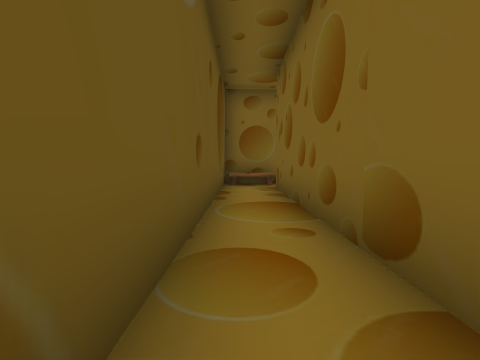
View 1 (above)

12 first-person views from a walk through a scene from a Unity 3-D project. The camera is 1.4 m above the floor, tilts 4° down and sees 85° across. The floor is counted in squares, 2 m on a side. Each view is taken from the middle of a square. On the plan, view 1 faces up. The plan holds only what a view shows up to about 9 squares ahead; the rest is blank. The player is left out.

View 2
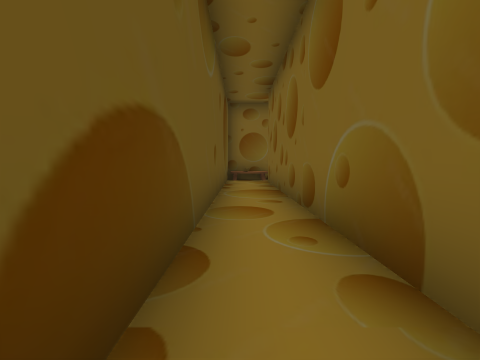

View 3
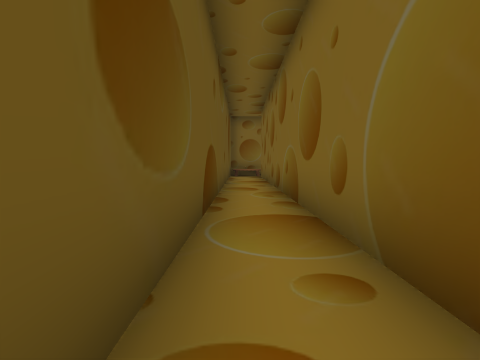

View 4
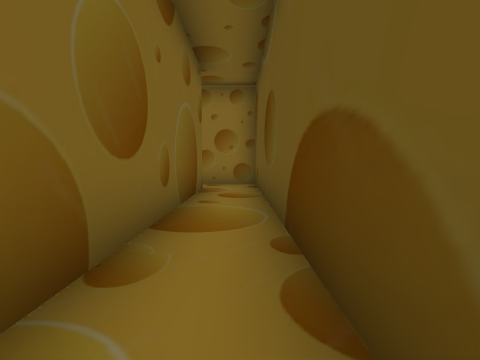

View 5
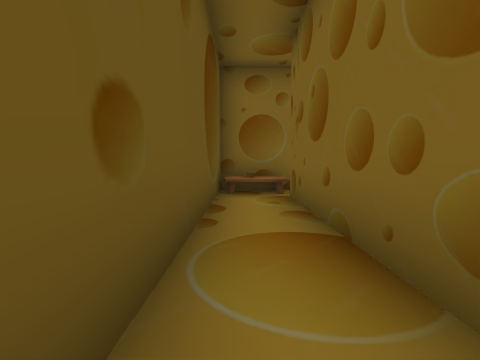

View 6
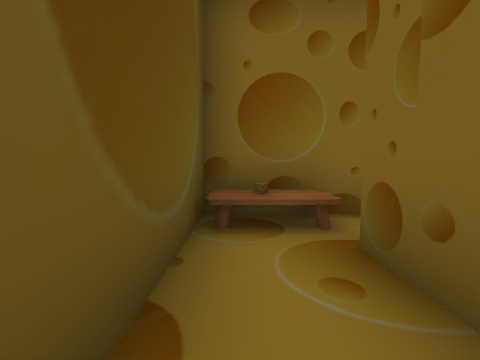

View 7
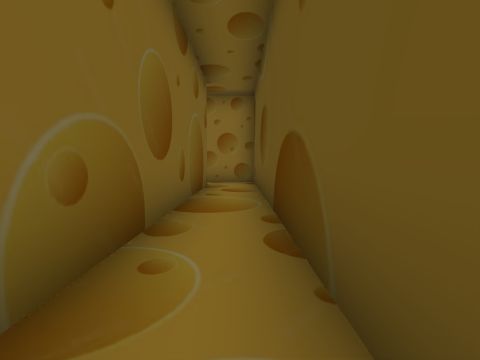

View 8
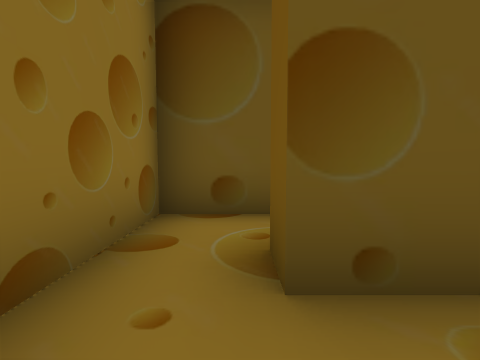

View 9
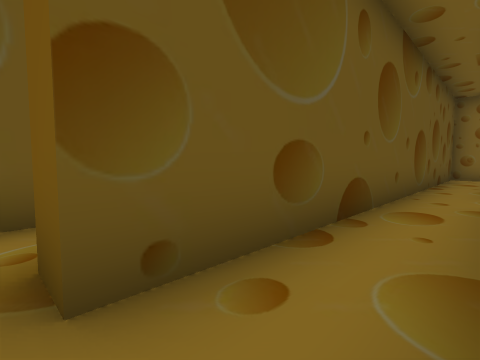

View 10
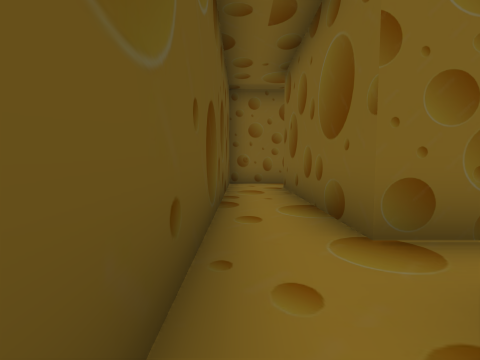

View 11
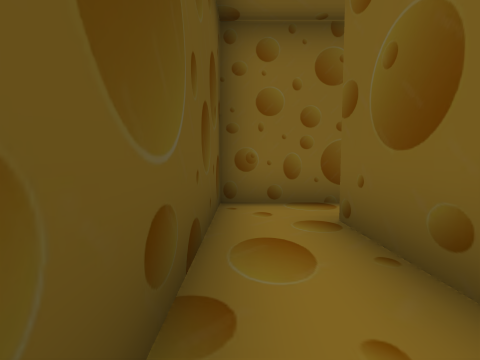

View 12
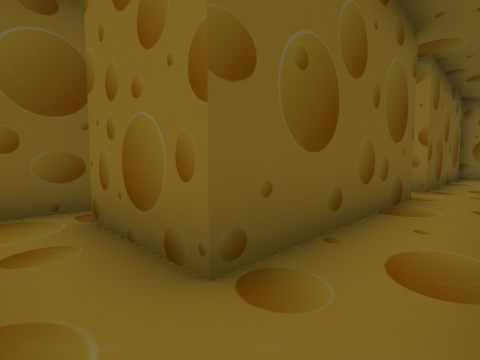

### Floor plan
Ten units are one square. View 1 is at (0, 0); x grows to the right and y downward. Boxes are objects, and circles mark ways between rooms. Rooms are numbered by the first view taken in them; rooms with no view inside come last. Other rooms are left out.
<svg viewBox="-10 -90 61 166">
<path fill="none" stroke="#000" d="M10 58 10 -71M16 -85 -5 -85 -5 71 5 71M41 -3 32 -3 32 -51 46 -51M32 56 32 10M38 -65 17 -65 17 58 10 58M5 71 19 71"/>
<rect x="-5" y="-85" width="10" height="10" fill="#bbb"><title>cheese</title></rect>
<rect x="5" y="-85" width="10" height="10" fill="#bbb"><title>other object</title></rect>
<circle cx="10" cy="60" r="3" fill="#2a7"/>
<text x="0" y="-10">1</text>
<text x="30" y="0">2</text>
</svg>
Room 1 opens to room 2.

Where each view was taken, in squares from view 1:
view 1: 0 up, 0 right, facing up
view 2: 2 down, 0 right, facing up
view 3: 5 down, 0 right, facing up
view 4: 1 up, 0 right, facing down
view 5: 2 up, 0 right, facing up
view 6: 5 up, 0 right, facing up
view 7: 2 up, 0 right, facing down
view 8: 6 down, 3 right, facing left
view 9: 6 down, 3 right, facing up-left
view 10: 2 down, 2 right, facing up
view 11: 2 up, 2 right, facing up
view 12: 6 up, 2 right, facing down-right
